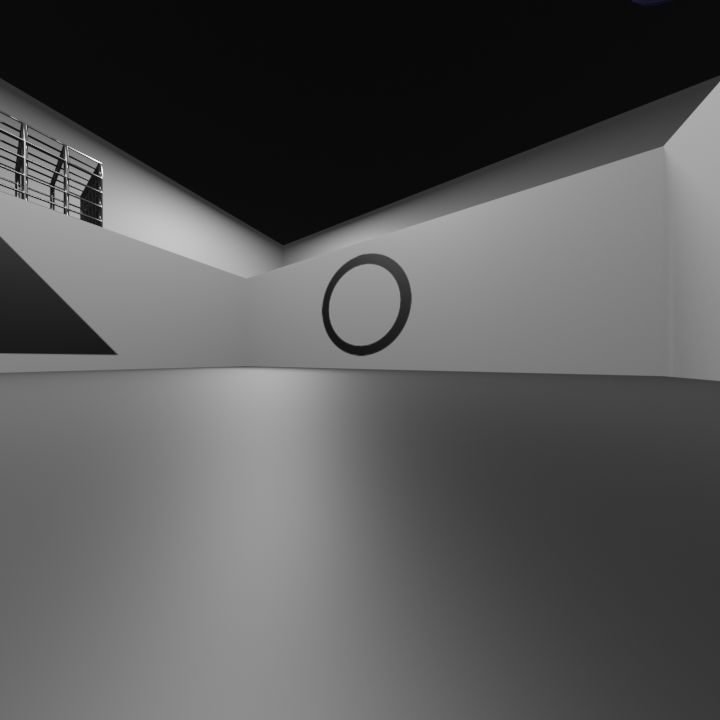
#> input picture venv_blender/render_center/0005.png, 720 x 720 px, found by its file name; its folder holds 4 pictures in this run
$ jupyter execute --allow-errors fft_convolve_video.ipynb   (shell and % lines are left out)
#> lines starting #> are read from the running program, lines starting #| are printed output that depends on the picture
[cell 1]
import pandas as pd
import cv2
import numpy as np
import scipy
import time

import matplotlib.pyplot as plt
from matplotlib import cm
from matplotlib.ticker import LinearLocator

source = 0
deg_to_rad = np.pi/180
spat_freq = 0.08

[cell 2]
import os

im_dim = 720
video_dir = "/home/marco/phd/wp1/venv_blender/render_center/"

files = sorted(
    [os.path.join(video_dir, f) for f in os.listdir(video_dir) if os.path.isfile(os.path.join(video_dir, f))]
)

video = np.zeros((im_dim, im_dim, len(files)), dtype=np.uint8)

for idx, f in enumerate(files):
    im = cv2.imread(f, cv2.IMREAD_GRAYSCALE)
#> im: shape (720, 720); min 7, max 241, mean 86.8
    video[:,:,idx] = im
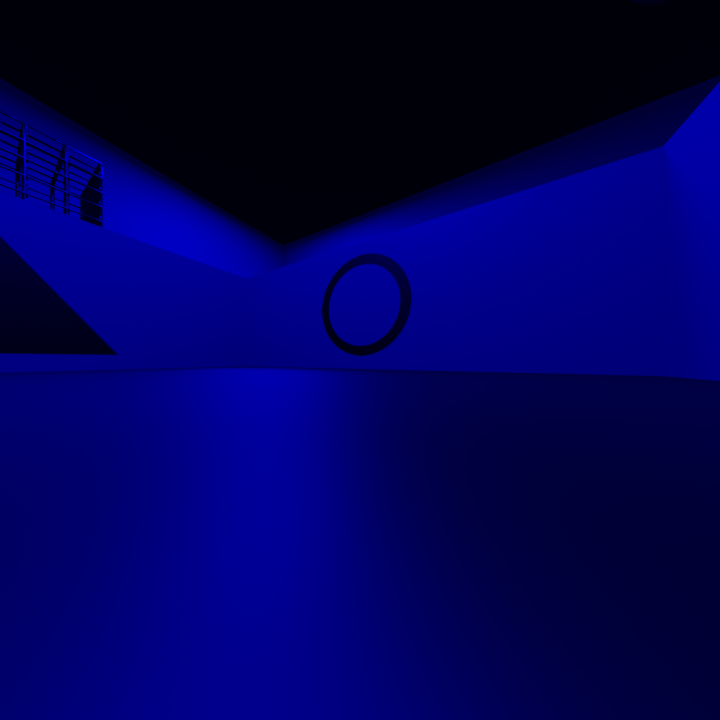
#> video: shape (720, 720, 4); mean of channels 0, 1, 2, 3 86.8, 0, 0, 0; drawn as B, G, R
#> pass 2 of the loop `for idx, f in enumerate(files):`:
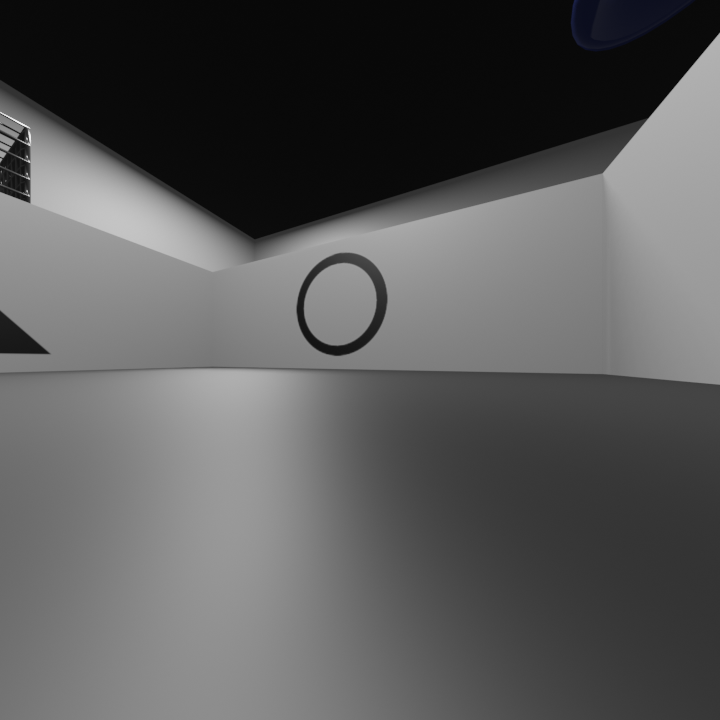
#> input picture venv_blender/render_center/0006.png, 720 x 720 px, found by its file name
#> `video[:,:,idx] = im`:
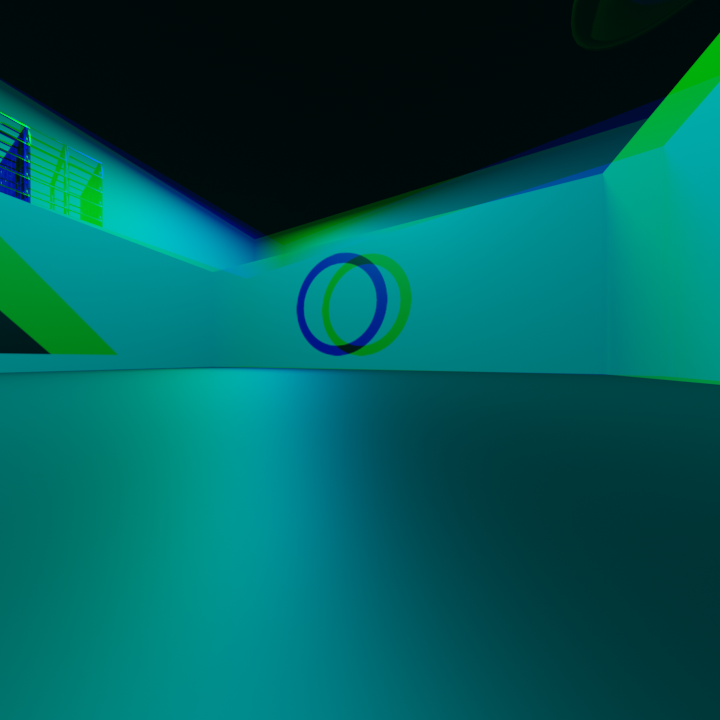
#> video: shape (720, 720, 4); mean of channels 0, 1, 2, 3 86.8, 89.6, 0, 0; drawn as B, G, R
#> pass 3 of the loop `for idx, f in enumerate(files):`:
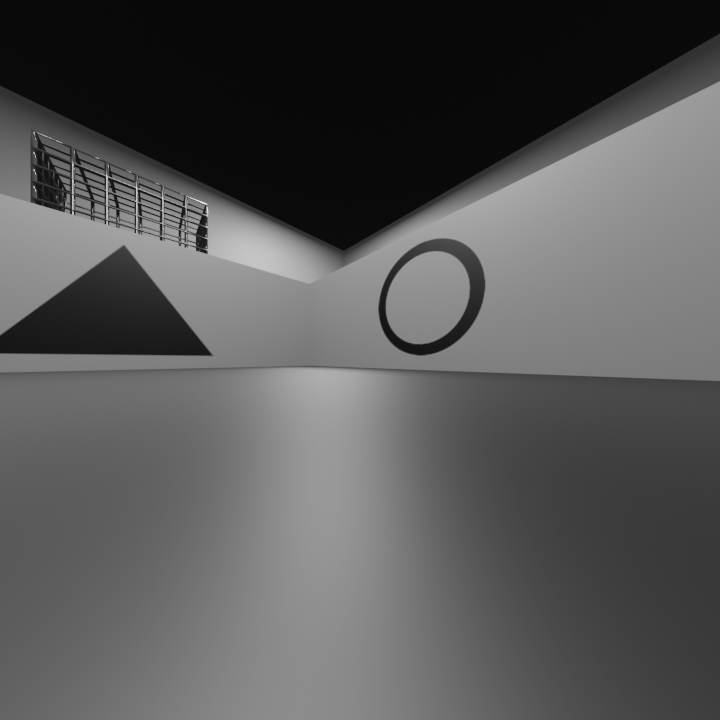
#> input picture venv_blender/render_center/0014.png, 720 x 720 px, found by its file name
#> im is the input picture: shape (720, 720); min 7, max 235, mean 86.8
#> `video[:,:,idx] = im`:
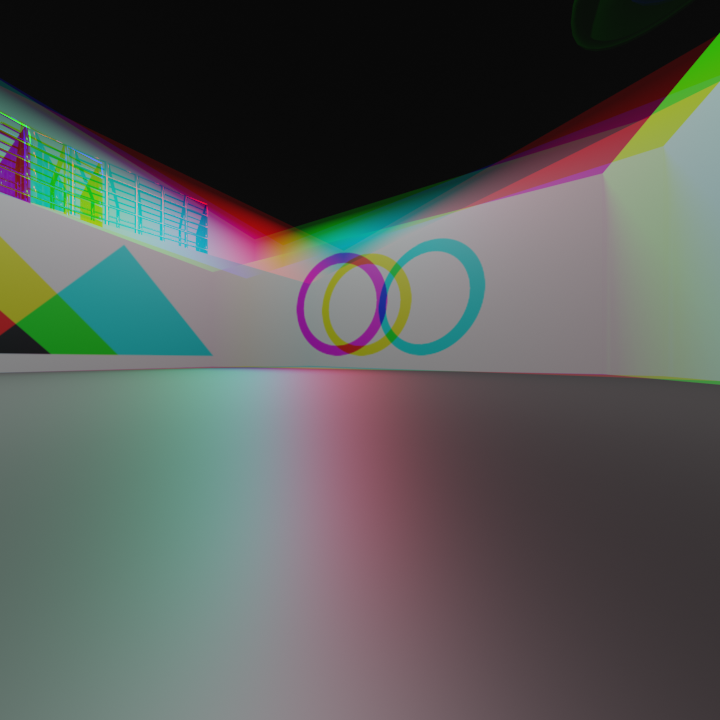
#> video: shape (720, 720, 4); mean of channels 0, 1, 2, 3 86.8, 89.6, 86.8, 0; drawn as B, G, R
#> the loop made 4 passes; the first 3 are shown

[cell 3]
import re

kernel_dir = "/home/marco/phd/wp1/data_allen/gabor_filters_3d/"

#> (the rest of this cell did not finish here and is left out)

[cell 4]
video_short = video[:,:,:100]
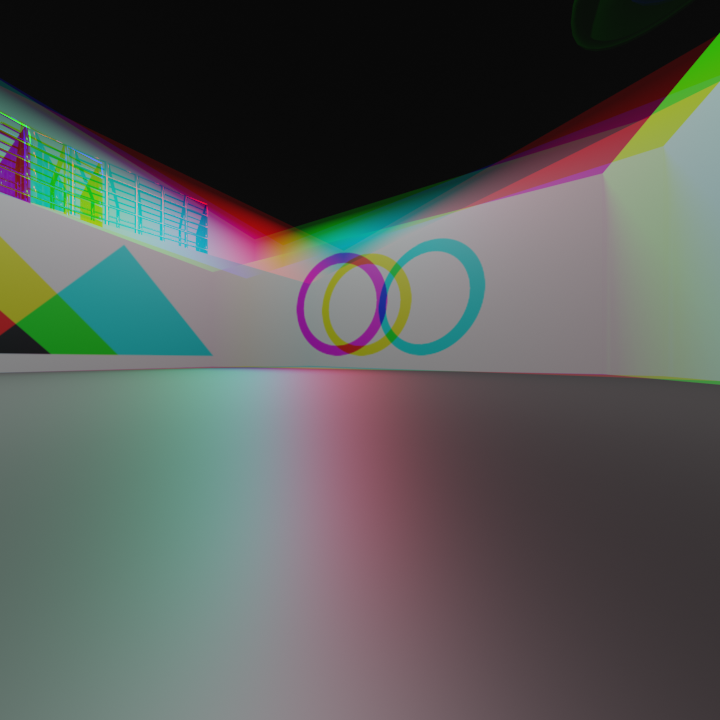
#> video_short: shape (720, 720, 4); mean of channels 0, 1, 2, 3 86.8, 89.6, 86.8, 86.4; drawn as B, G, R

[cell 5]
video_short.shape
#> Out = (720, 720, 4)
